Frame 1 (no input): blank canvas, image omitted
Frame 60 (the mouse pressed at the canvas centre just before this capture): blank canvas, image omitted
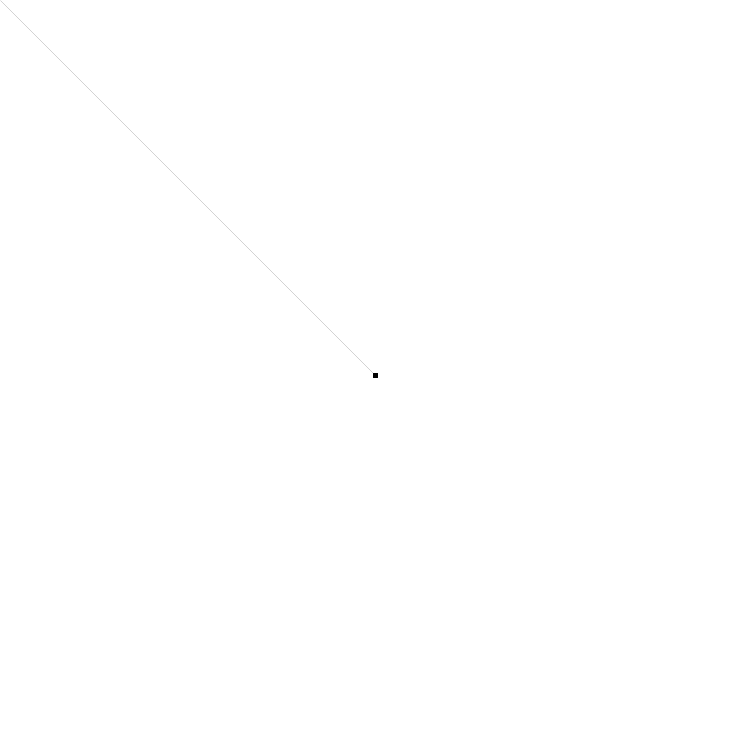
Frame 120 (the mouse held since frame 60 and released just before this capture)

The Processing sketch whose frames 1 and 60 were blank and that drew this single picture after the mouse press (run headless with seeded random() and noise(); from frame 60 on, the mouse is pressed at the canvas centre):

// Processing sketch: processing_69286
// ── processing_69286.pde

//Press "r" to start drawing random connections and nodes. 
//Press "space-bar" to clear

boolean mouseIsDown = false;
boolean randomizer = false; 
ArrayList history = new ArrayList();
float distthresh = 60;
float rndW = 5;

void setup() {
  size(750, 750);
  background(255, 255, 255);
  smooth();
}
 
void draw() {

  float distCalc = dist(pmouseX, pmouseY, mouseX, mouseY);
  
  if (randomizer == true) { float rndW = random(5, 8); }
  else { float rndW = 5; }
  
  if (mouseIsDown == true)
  {
    if (distCalc > 5) {
      distCalc = 5;
    }
    strokeWeight(rndW-distCalc);
    line(pmouseX, pmouseY, mouseX, mouseY);

  }
 
}

void mouseDragged(){
 
  PVector d = new PVector(mouseX,mouseY,0);
  history.add(0,d);
   
  for (int p=0; p<history.size(); p++){
    PVector v = (PVector) history.get(p);
    float joinchance = p/history.size() + d.dist(v)/distthresh;
    if (randomizer == true) {
      if (joinchance < random(1))  line(d.x,d.y,v.x,v.y); }
    else {
      if (joinchance < random(0.1))  line(d.x,d.y,v.x,v.y); }
  }
}


void mousePressed() {
  mouseIsDown = true;
}

void mouseReleased() {
  mouseIsDown = false;
}




void keyPressed() {
 if (key == 'r' || key == 'R') {
     randomizer = true;
    }
 if (key == ' ') {background(255,255,255);}
}
void keyReleased() {
 if (key == 'r' || key == 'R') {
     randomizer = false;
    }
}
